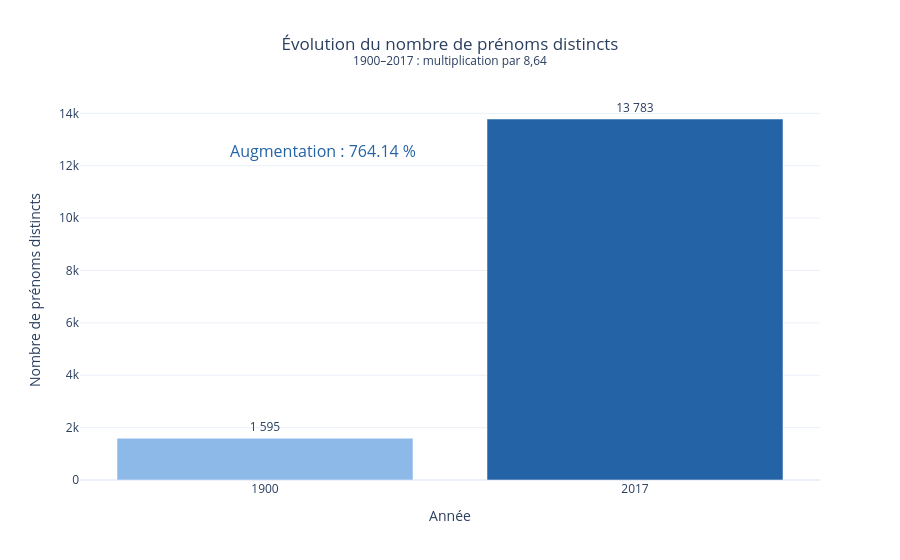
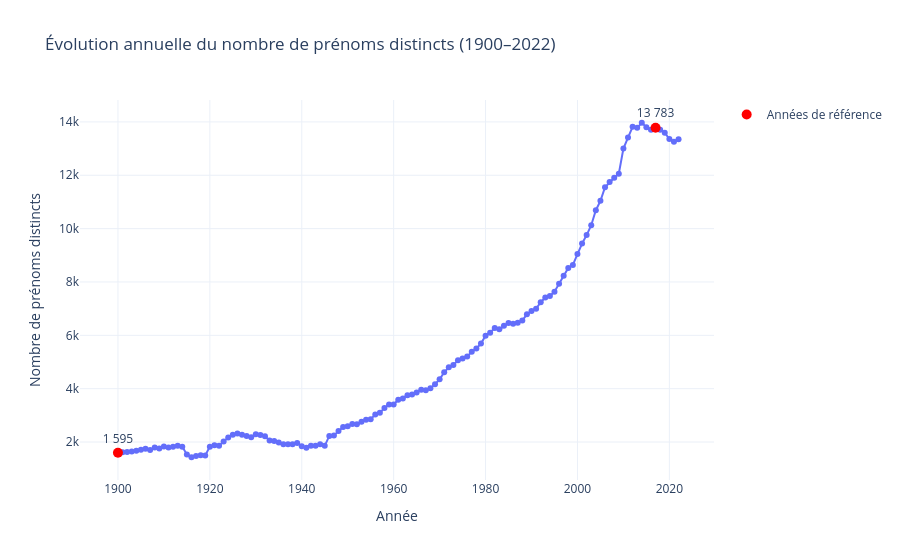

Here is the notebook cell these charts were saved with, in order:
### Markdown cell above
<h1>En 2017, on recensait 13.000 prénoms différents, soit 7,6 fois plus qu'en 1900</h1>

### Code cell
### Creo la funtion que permite generar la grafica de representacion de los
### Prenom en los années 1900 et 2017
def grafique_annes_indique(annees,nombre, augment):
    # annees = ["1900", "2017"]
    # nombres = [1595, 13783]
    
    fig = go.Figure()
    
    fig.add_trace(go.Bar(
        x=annees,
        y=nombre,
        text=[f"{n:,}".replace(",", " ") for n in nombre],
        textposition="outside",
        marker_color=["#8DB9E8", "#2463A6"],
        hovertemplate="Année : %{x}<br>Prénoms distincts : %{y:,}<extra></extra>"
    ))
    
    fig.update_layout(
        title={
            "text": "Évolution du nombre de prénoms distincts<br>"
                    "<sup>1900–2017 : multiplication par 8,64</sup>",
            "x": 0.5
        },
        xaxis_title="Année",
        yaxis_title="Nombre de prénoms distincts",
        template="plotly_white",
        showlegend=False,
        annotations=[
            dict(
                x=0.2,
                y=0.90,
                xref="paper",
                yref="paper",
                text=f"Augmentation : {augment:.2f} %",
                showarrow=False,
                font=dict(size=16, color="#2463A6")
            )
        ]
    )
    
    fig.update_yaxes(rangemode="tozero")
    fig.show()
## Fin function grafique_annes_indique  


### Probando otra cosa
def grafique_evolution_ensanble(data_ensamble):
    # df contient les colonnes annais et preusuel
    data_ensamble["annais"] = pd.to_numeric(data_ensamble["annais"], errors="coerce")
    
    evolution = (
        data_ensamble.dropna(subset=["annais", "preusuel"])
          .groupby("annais")["preusuel"]
          .nunique()
          .reset_index(name="nb_prenoms")
          .sort_values("annais")
    )
    
    fig = px.line(
        evolution,
        x="annais",
        y="nb_prenoms",
        markers=True,
        title="Évolution annuelle du nombre de prénoms distincts (1900–2022)",
        labels={
            "annais": "Année",
            "nb_prenoms": "Nombre de prénoms distincts"
        },
        hover_data={"nb_prenoms": ":,"}
    )
    
    # Mettre en évidence 1900 et 2017
    reference = evolution[evolution["annais"].isin([1900, 2017])]
    
    fig.add_scatter(
        x=reference["annais"],
        y=reference["nb_prenoms"],
        mode="markers+text",
        text=reference["nb_prenoms"].apply(
            lambda n: f"{n:,}".replace(",", " ")
        ),
        textposition="top center",
        marker=dict(color="red", size=10),
        name="Années de référence"
    )
    
    fig.update_layout(
        template="plotly_white",
        hovermode="x unified"
    )
    
    fig.show()
###
# Fin funtion Grafique evolution ensamble


data_ensamble = charger_prenoms()
# Préparer les données
data2017 = data_ensamble
data_2017["annais"] = pd.to_numeric(data_2017["annais"], errors="coerce")
data_2017["preusuel"] = data_2017["preusuel"].astype("string").str.strip()

# Compter les prénoms distincts par année
prenoms_par_annee = (
    data_2017.dropna(subset=["annais", "preusuel"])
      .groupby("annais")["preusuel"]
      .nunique()
      .rename("nb_prenoms")
      .reset_index()
)

# Vérifier les années demandées
resultat = prenoms_par_annee[
    prenoms_par_annee["annais"].isin([1900, 2017])
]

print(resultat.to_string(index=False))

# Calculer le facteur de multiplication
valeurs = resultat.set_index("annais")["nb_prenoms"]

if 1900 in valeurs.index and 2017 in valeurs.index:
    n1900 = valeurs.loc[1900]
    n2017 = valeurs.loc[2017]

    facteur = n2017 / n1900 if n1900 != 0 else float("nan")

    print(f"Prénoms distincts en 1900 : {n1900:,}")
    print(f"Prénoms distincts en 2017 : {n2017:,}")
    print(f"Facteur de multiplication : {facteur:.2f}")
    print(f"Augmentation : {(facteur - 1) * 100:.1f} %")
else:
    print("Une des deux années est absente du DataFrame.")

augmentation = (facteur - 1) * 100
grafique_annes_indique(["1900","2017"],[n1900,n2017],augmentation)
print('\n')
grafique_evolution_ensanble(data_ensamble)

### Verification de la data dans les années 1900 et 2017    
# print("Nombre de lignes :", len(data_2017))
# print("Nombre de prénoms uniques :", data_2017["preusuel"].nunique())
# print("Années couvertes :",
#       data_2017["annais"].min(), "-", data_2017["annais"].max())

# print(data_2017.groupby("annais")["preusuel"].nunique().loc[
#     lambda s: s.index.isin([1900, 2017])
# ])

### Figure 1 — Plotly figure (JSON) as saved in the notebook; plotly's stock layout.template omitted (floating-point values rounded to 4 significant figures)
{"data": [{"hovertemplate": "Année : %{x}<br>Prénoms distincts : %{y:,}<extra></extra>", "marker": {"color": ["#8DB9E8", "#2463A6"]}, "text": ["1 595", "13 783"], "textposition": "outside", "type": "bar", "x": ["1900", "2017"], "y": [1595, 13783]}], "layout": {"annotations": [{"font": {"color": "#2463A6", "size": 16}, "showarrow": false, "text": "Augmentation : 764.14 %", "x": 0.2, "xref": "paper", "y": 0.9, "yref": "paper"}], "showlegend": false, "title": {"text": "Évolution du nombre de prénoms distincts<br><sup>1900–2017 : multiplication par 8,64</sup>", "x": 0.5}, "xaxis": {"title": {"text": "Année"}}, "yaxis": {"rangemode": "tozero", "title": {"text": "Nombre de prénoms distincts"}}}}

### Figure 2 — Plotly figure (JSON) as saved in the notebook; plotly's stock layout.template omitted (floating-point values rounded to 4 significant figures)
{"data": [{"hovertemplate": "Année=%{x}<br>Nombre de prénoms distincts=%{y:,}<extra></extra>", "legendgroup": "", "line": {"color": "#636efa", "dash": "solid"}, "marker": {"symbol": "circle"}, "mode": "lines+markers", "name": "", "orientation": "v", "showlegend": false, "type": "scatter", "x": [1900.0, 1901.0, 1902.0, 1903.0, 1904.0, 1905.0, 1906.0, 1907.0, 1908.0, 1909.0, 1910.0, 1911.0, 1912.0, 1913.0, 1914.0, 1915.0, 1916.0, 1917.0, 1918.0, 1919.0, 1920.0, 1921.0, 1922.0, 1923.0, 1924.0, 1925.0, 1926.0, 1927.0, 1928.0, 1929.0, 1930.0, 1931.0, 1932.0, 1933.0, 1934.0, 1935.0, 1936.0, 1937.0, 1938.0, 1939.0, 1940.0, 1941.0, 1942.0, 1943.0, 1944.0, 1945.0, 1946.0, 1947.0, 1948.0, 1949.0, 1950.0, 1951.0, 1952.0, 1953.0, 1954.0, 1955.0, 1956.0, 1957.0, 1958.0, 1959.0, 1960.0, 1961.0, 1962.0, 1963.0, 1964.0, 1965.0, 1966.0, 1967.0, 1968.0, 1969.0, 1970.0, 1971.0, 1972.0, 1973.0, 1974.0, 1975.0, 1976.0, 1977.0, 1978.0, 1979.0, 1980.0, 1981.0, 1982.0, 1983.0, 1984.0, 1985.0, 1986.0, 1987.0, 1988.0, 1989.0, 1990.0, 1991.0, 1992.0, 1993.0, 1994.0, 1995.0, 1996.0, 1997.0, 1998.0, 1999.0, 2000.0, 2001.0, 2002.0, 2003.0, 2004.0, 2005.0, 2006.0, 2007.0, 2008.0, 2009.0, 2010.0, 2011.0, 2012.0, 2013.0, 2014.0, 2015.0, 2016.0, 2017.0, 2018.0, 2019.0, 2020.0, 2021.0, 2022.0], "xaxis": "x", "y": [1595, 1612, 1622, 1647, 1674, 1706, 1744, 1698, 1793, 1761, 1831, 1791, 1827, 1859, 1824, 1536, 1429, 1477, 1503, 1492, 1826, 1881, 1862, 2020, 2166, 2275, 2322, 2271, 2225, 2175, 2288, 2267, 2214, 2060, 2041, 1979, 1914, 1915, 1916, 1967, 1846, 1782, 1861, 1860, 1915, 1858, 2230, 2249, 2414, 2560, 2595, 2671, 2670, 2761, 2835, 2858, 3031, 3094, 3278, 3405, 3408, 3587, 3628, 3752, 3778, 3856, 3955, 3942, 4019, 4167, 4349, 4615, 4799, 4890, 5062, 5135, 5203, 5387, 5505, 5690, 5988, 6101, 6277, 6226, 6356, 6460, 6432, 6469, 6555, 6788, 6911, 6997, 7242, 7418, 7474, 7634, 7929, 8232, 8521, 8638, 9050, 9438, 9758, 10128, 10690, 11041, 11550, 11746, 11904, 12056, 13003, 13414, 13816, 13779, 13969, 13803, 13708, 13783, 13711, 13595, 13361, 13255, 13351], "yaxis": "y"}, {"marker": {"color": "red", "size": 10}, "mode": "markers+text", "name": "Années de référence", "text": ["1 595", "13 783"], "textposition": "top center", "type": "scatter", "x": [1900.0, 2017.0], "y": [1595, 13783]}], "layout": {"hovermode": "x unified", "legend": {"tracegroupgap": 0}, "title": {"text": "Évolution annuelle du nombre de prénoms distincts (1900–2022)"}, "xaxis": {"anchor": "y", "domain": [0, 1], "title": {"text": "Année"}}, "yaxis": {"anchor": "x", "domain": [0, 1], "title": {"text": "Nombre de prénoms distincts"}}}}
